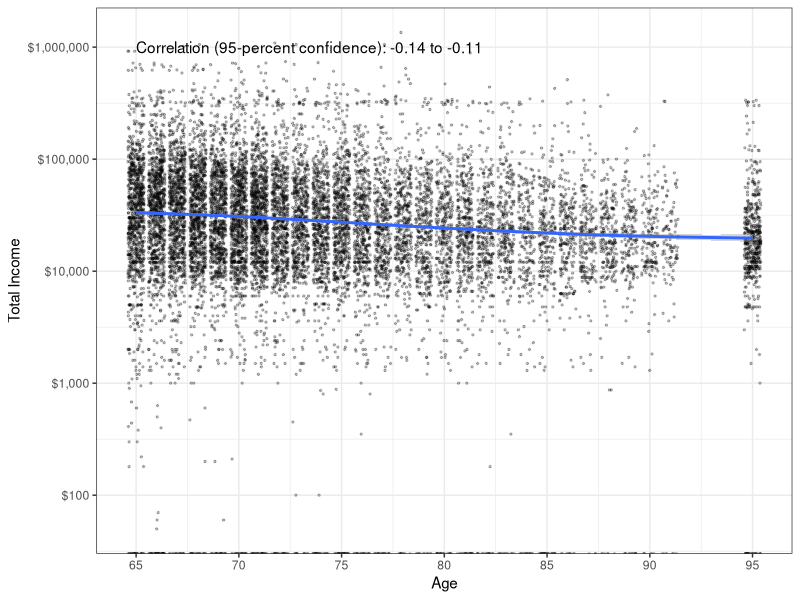
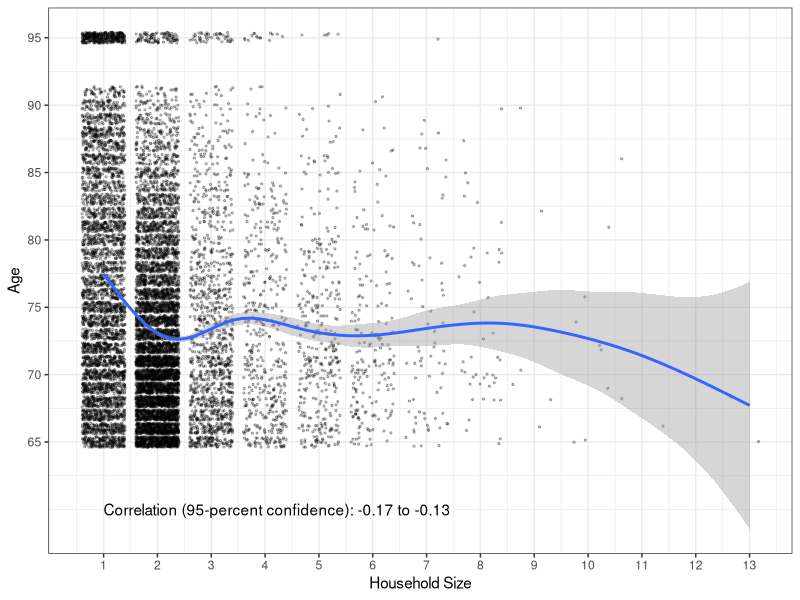
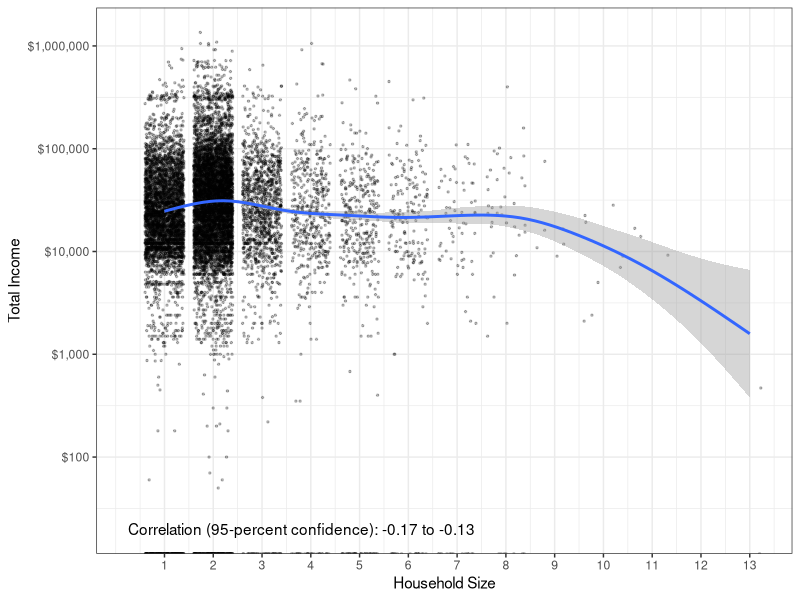
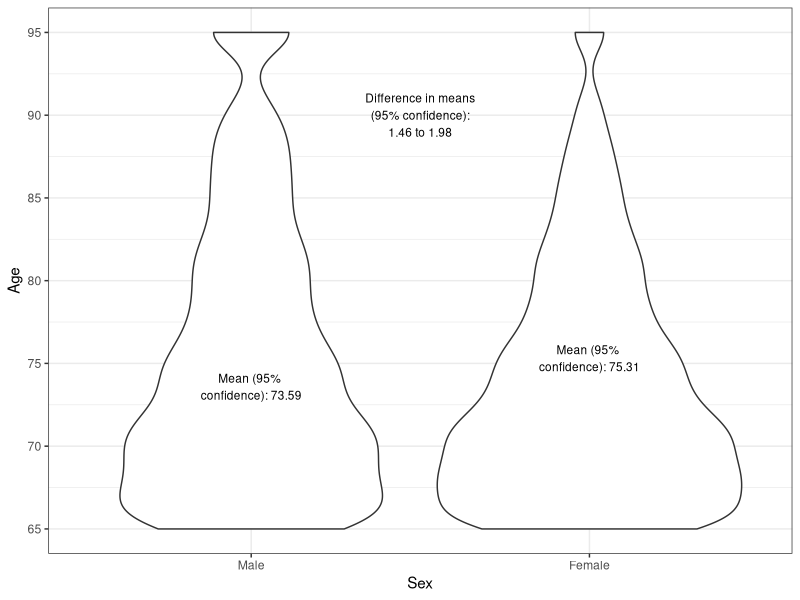
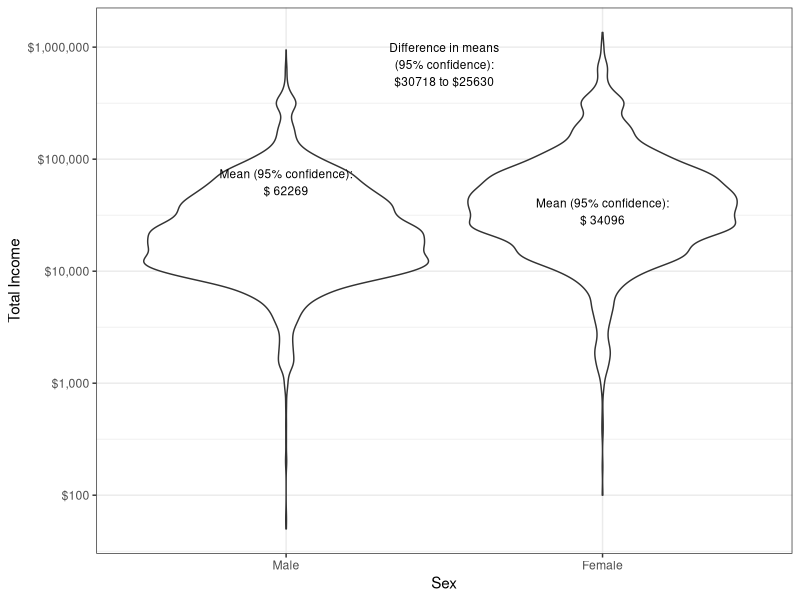
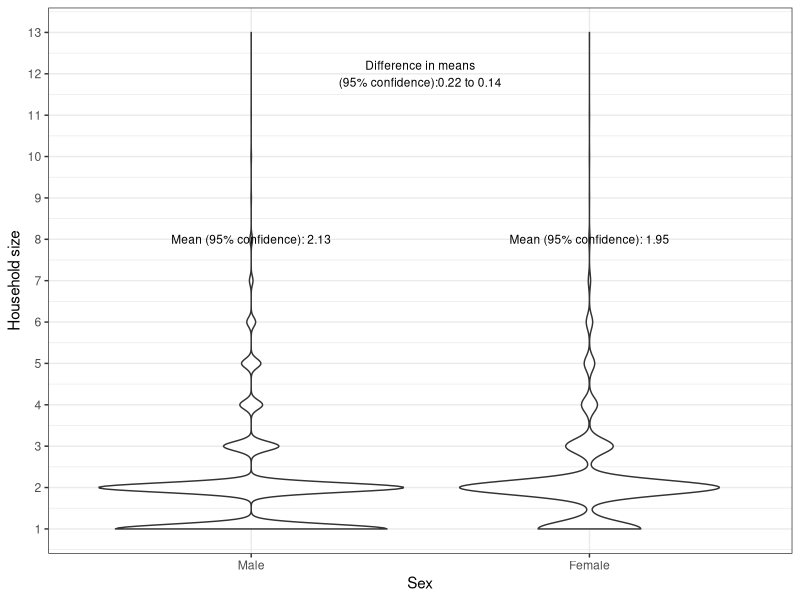
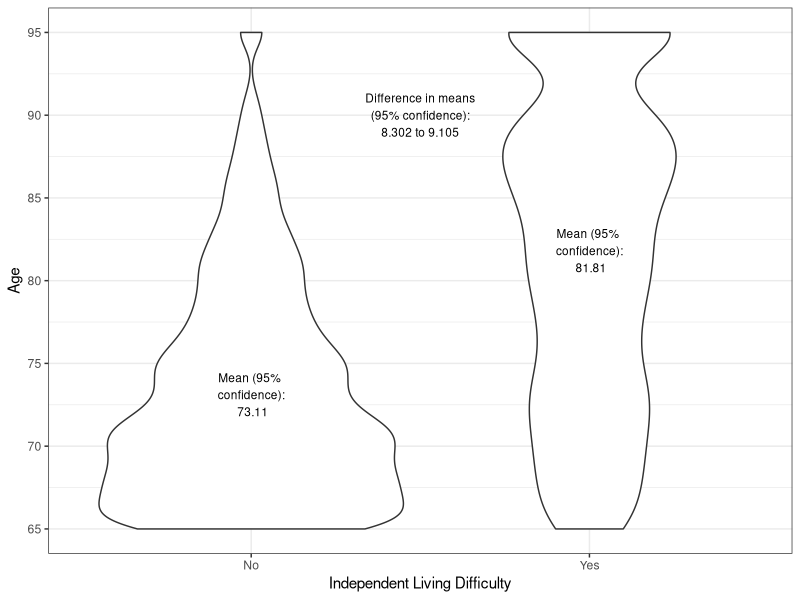
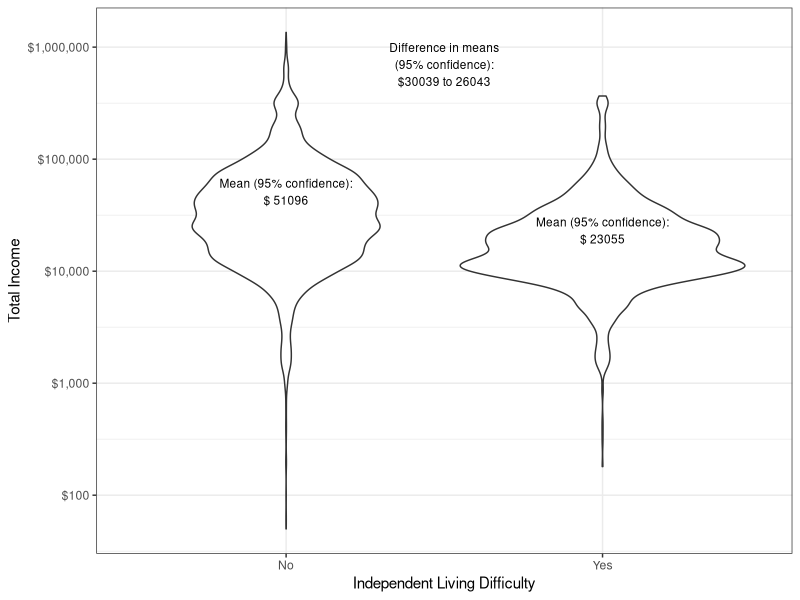

Generate these figures, in order, with R:
## ---- chunk 1
library (tidyverse)
library (ggplot2)

person_data <- read_csv("people.csv")
attach(person_data)

## ---- chunk 2
correlation <- cor.test(person_data$AGEP, person_data$PINCP)

correlation
## ---- chunk 3
ggplot(person_data, aes(x = AGEP, y = PINCP)) +
  geom_point(size = 0.5, alpha = 0.25, position = "jitter") +
  geom_smooth() +
  theme_bw() +
  scale_x_continuous(name = "Age",
                     breaks = breaks <- seq(65, 95, by = 5))+
  scale_y_continuous(name = "Total Income", 
                     trans = "log",
                     breaks = c (10, 100, 1000, 10000, 100000, 1000000),
                     labels = c ("$10", "$100", "$1,000", "$10,000", "$100,000", "$1,000,000")) +
  annotate(geom = "text", x = 65, y = 1000000, 
           label = paste("Correlation (95-percent confidence):",
                         prettyNum(correlation$conf.int[1], digits = 2), 
                         "to",
                         prettyNum(correlation$conf.int[2], digits = 2)),
           hjust = 0)
## ---- chunk 4
correlation <- cor.test(person_data$AGEP, person_data$NP)

correlation
## ---- chunk 5
ggplot(person_data, aes(x = NP, y = AGEP)) +
  geom_point(size = 0.5, alpha = 0.25, position = "jitter") +
  geom_smooth() +
  theme_bw() +
  scale_x_continuous(name = "Household Size",
                     breaks = breaks <- seq(1, 13, by = 1))+
  scale_y_continuous(name = "Age",
                     breaks = breaks <- seq(65, 95, by = 5)) +
  annotate(geom = "text", x = 1, y = 60, 
           label = paste("Correlation (95-percent confidence):",
                         prettyNum(correlation$conf.int[1], digits = 2), 
                         "to",
                         prettyNum(correlation$conf.int[2], digits = 2)),
           hjust = 0)
## ---- chunk 6
correlation <- cor.test(person_data$AGEP, person_data$NP)

correlation
## ---- chunk 7
ggplot(person_data, aes(x = NP, y = PINCP)) +
  geom_point(size = 0.5, alpha = 0.25, position = "jitter") +
  geom_smooth() +
  theme_bw() +
  scale_x_continuous(name = "Household Size",
                     breaks = breaks <- seq(1, 13, by = 1))+
  scale_y_continuous(name = "Total Income", 
                     trans = "log",
                     breaks = c (10, 100, 1000, 10000, 100000, 1000000),
                     labels = c ("$10", "$100", "$1,000", "$10,000", "$100,000", "$1,000,000")) +
  annotate(geom = "text", x = .25, y = 20, 
           label = paste("Correlation (95-percent confidence):",
                         prettyNum(correlation$conf.int[1], digits = 2), 
                         "to",
                         prettyNum(correlation$conf.int[2], digits = 2)),
           hjust = 0)
## ---- chunk 8
difference = t.test(AGEP ~ SEX_label == "Female",
                    data = person_data)

difference
## ---- chunk 9
ggplot(person_data, aes(x = SEX_label, y = AGEP)) +
  geom_violin() +
  theme_bw() +
  scale_x_discrete(name = "Sex",
                   labels = c("Male", "Female")) +
   scale_y_continuous(name = "Age", 
                     breaks = seq(65, 95, by = 5),
                     labels = paste(prettyNum(seq(65, 95, by = 5),
                                              big.mark = ","))) +
  annotate(geom = "text", x = 1.5, y = 90, size = 3,
           label = paste("Difference in means\n(95% confidence):\n",
                         prettyNum(abs(difference$conf.int[2]), 
                                   digits = 3), " to ",
                         prettyNum(abs(difference$conf.int[1]), 
                                   digits = 3),
                         sep = "")) +
  annotate(geom = "text", x = 1, y = difference$estimate[1], size = 3,
           label = paste("Mean (95% \nconfidence):",
                         prettyNum(difference$estimate[1], digits = 4))) +
  annotate(geom = "text", x = 2, y = difference$estimate[2], size = 3,
           label = paste("Mean (95% \nconfidence):",
                         prettyNum(difference$estimate[2], digits = 4)))
## ---- chunk 10
difference = t.test(PINCP ~ SEX_label == "Female",
                    data = person_data)

difference
## ---- chunk 11
ggplot(person_data, aes(x = SEX_label, y = PINCP)) +
  geom_violin() +
  theme_bw() +
  scale_x_discrete(name = "Sex",
                   labels = c("Male", "Female")) +
   scale_y_continuous(name = "Total Income", 
                     trans = "log",
                     breaks = c (10, 100, 1000, 10000, 100000, 1000000),
                     labels = c ("$10", "$100", "$1,000", "$10,000", "$100,000", "$1,000,000")) +
  annotate(geom = "text", x = 1.5, y = 700000, size = 3,
           label = paste("Difference in means\n(95% confidence):\n$",
                         prettyNum(abs(difference$conf.int[2]), 
                                   digits = 3), " to $",
                         prettyNum(abs(difference$conf.int[1]), 
                                   digits = 3),
                         sep = "")) +
  annotate(geom = "text", x = 1, y = difference$estimate[1], size = 3,
           label = paste("Mean (95% confidence):\n$",
                         prettyNum(difference$estimate[1], digits = 3))) +
  annotate(geom = "text", x = 2, y = difference$estimate[2], size = 3,
           label = paste("Mean (95% confidence):\n$",
                         prettyNum(difference$estimate[2], digits = 3)))
## ---- chunk 12
difference = t.test(NP ~ SEX_label == "Female",
                    data = person_data)

difference
## ---- chunk 13
ggplot(person_data, aes(x = SEX_label, y = NP)) +
  geom_violin() +
  theme_bw() +
  scale_x_discrete(name = "Sex",
                   labels = c("Male", "Female")) +
   scale_y_continuous(name = "Household size", 
                     breaks = seq(1, 13, by = 1)) +
  annotate(geom = "text", x = 1.5, y = 12, size = 3,
           label = paste("Difference in means\n(95% confidence):",
                         prettyNum(abs(difference$conf.int[2]), 
                                   digits = 2), " to ",
                         prettyNum(abs(difference$conf.int[1]), 
                                   digits = 2),
                         sep = "")) +
  annotate(geom = "text", x = 1, y = 8, size = 3,
           label = paste("Mean (95% confidence):",
                         prettyNum(difference$estimate[1], digits = 3))) +
  annotate(geom = "text", x = 2, y = 8, size = 3,
           label = paste("Mean (95% confidence):",
                         prettyNum(difference$estimate[2], digits = 3)))
## ---- chunk 14
difference = t.test(AGEP ~ DOUT_label == "Yes",
                    data = person_data)

difference
## ---- chunk 15
ggplot(person_data, aes(x = DOUT_label, y = AGEP)) +
  geom_violin() +
  theme_bw() +
  scale_x_discrete(name = "Independent Living Difficulty",
                   labels = c("No", "Yes")) +
   scale_y_continuous(name = "Age", 
                     breaks = seq(65, 95, by = 5),
                     labels = paste(prettyNum(seq(65, 95, by = 5),
                                              big.mark = ","))) +
  annotate(geom = "text", x = 1.5, y = 90, size = 3,
           label = paste("Difference in means\n(95% confidence):\n",
                         prettyNum(abs(difference$conf.int[2]), 
                                   digits = 4), " to ",
                         prettyNum(abs(difference$conf.int[1]), 
                                   digits = 4),
                         sep = "")) +
  annotate(geom = "text", x = 1, y = difference$estimate[1], size = 3,
           label = paste("Mean (95% \nconfidence):\n",
                         prettyNum(difference$estimate[1], digits = 4))) +
  annotate(geom = "text", x = 2, y = difference$estimate[2], size = 3,
           label = paste("Mean (95% \nconfidence):\n",
                         prettyNum(difference$estimate[2], digits = 4)))
## ---- chunk 16
difference = t.test(PINCP ~ DOUT_label == "Yes",
                    data = person_data)

difference
## ---- chunk 17
ggplot(person_data, aes(x = DOUT_label, y = PINCP)) +
  geom_violin() +
  theme_bw() +
  scale_x_discrete(name = "Independent Living Difficulty",
                   labels = c("No", "Yes")) +
   scale_y_continuous(name = "Total Income", 
                     trans = "log",
                     breaks = c (10, 100, 1000, 10000, 100000, 1000000),
                     labels = c ("$10", "$100", "$1,000", "$10,000", "$100,000", "$1,000,000")) +
  annotate(geom = "text", x = 1.5, y = 700000, size = 3,
           label = paste("Difference in means\n(95% confidence):\n$",
                         prettyNum(abs(difference$conf.int[2]), 
                                   digits = 3), " to ",
                         prettyNum(abs(difference$conf.int[1]), 
                                   digits = 3),
                         sep = "")) +
  annotate(geom = "text", x = 1, y = difference$estimate[1], size = 3,
           label = paste("Mean (95% confidence):\n$",
                         prettyNum(difference$estimate[1], digits = 3))) +
  annotate(geom = "text", x = 2, y = difference$estimate[2], size = 3,
           label = paste("Mean (95% confidence):\n$",
                         prettyNum(difference$estimate[2], digits = 3)))
## ---- chunk 18
difference = t.test(NP ~ DOUT_label == "Yes",
                    data = person_data)

difference
## ---- chunk 19
ggplot(person_data, aes(x = DOUT_label, y = NP)) +
  geom_violin() +
  theme_bw() +
  scale_x_discrete(name = "Independent Living Difficulty",
                   labels = c("No", "Yes")) +
   scale_y_continuous(name = "Household size", 
                     breaks = seq(1, 13, by = 1)) +
  annotate(geom = "text", x = 1.5, y = 12, size = 3,
           label = paste("Difference in means\n(95% confidence):",
                         prettyNum(abs(difference$conf.int[2]), 
                                   digits = 3), " to ",
                         prettyNum(abs(difference$conf.int[1]), 
                                   digits = 2),
                         sep = "")) +
  annotate(geom = "text", x = 1, y = 8, size = 3,
           label = paste("Mean (95% confidence):",
                         prettyNum(difference$estimate[1], digits = 3))) +
  annotate(geom = "text", x = 2, y = 8, size = 3,
           label = paste("Mean (95% confidence):",
                         prettyNum(difference$estimate[2], digits = 3)))
## ---- chunk 20
anova <- aov(AGEP ~ TEN_label, data = person_data)

summary(anova)

## ---- chunk 21
differences <- TukeyHSD(anova)

as_tibble(cbind(pair = row.names(differences$TEN_label),
                differences$TEN_label))
## ---- chunk 22
ggplot(person_data, aes(x = TEN_label, y = AGEP)) +
  geom_boxplot() +
  theme_bw() +
  theme(axis.text.x = element_text(angle = 90)) +
  scale_x_discrete(name = "Housing Tenure",
                   labels = c ("N/A\n(GQ/vacant)", "Occupied\n w/o rent", "Owned", "Owned w/\nmortgage", "Rented")) +
  scale_y_continuous(name = "Age", 
                     breaks = seq(65, 95, by = 5)) 
## ---- chunk 23
anova <- aov(PINCP ~ TEN_label, data = person_data)

summary(anova)

## ---- chunk 24
differences <- TukeyHSD(anova)

as_tibble(cbind(pair = row.names(differences$TEN_label),
                differences$TEN_label))
## ---- chunk 25
ggplot(person_data, aes(x = TEN_label, y = PINCP)) +
  geom_boxplot() +
  theme_bw() +
  theme(axis.text.x = element_text(angle = 90)) +
  scale_x_discrete(name = "Housing Tenure",
                   labels = c ("N/A\n(GQ/vacant)", "Occupied\n w/o rent", "Owned", "Owned w/\nmortgage", "Rented")) +
  scale_y_continuous(name = "Total Income", 
                     trans = "log",
                     breaks = c (10, 100, 1000, 10000, 100000, 1000000),
                     labels = c ("$10", "$100", "$1,000", "$10,000", "$100,000", "$1,000,000")) 
## ---- chunk 26
anova <- aov(NP ~ TEN_label, data = person_data)

summary(anova)

## ---- chunk 27
differences <- TukeyHSD(anova)

as_tibble(cbind(pair = row.names(differences$TEN_label),
                differences$TEN_label))
## ---- chunk 28
ggplot(person_data, aes(x = TEN_label, y = NP)) +
  geom_boxplot() +
  theme_bw() +
  theme(axis.text.x = element_text(angle = 90)) +
  scale_x_discrete(name = "Housing Tenure",
                   labels = c ("N/A\n(GQ/vacant)", "Occupied\n w/o rent", "Owned", "Owned w/\nmortgage", "Rented")) +
  scale_y_continuous(name = "Household Size",
                     breaks = breaks <- seq(1, 13, by = 1)) 
## ---- chunk 29
chi_sq <- chisq.test(person_data$SEX_label, person_data$DOUT_label == 
                       "Yes") 

chi_sq
## ---- chunk 30
chi_sq$observed
chi_sq$expected
## ---- chunk 31
chi_sq <- chisq.test(person_data$TEN_label, person_data$SEX_label == "Female") 

chi_sq
## ---- chunk 32
chi_sq$observed
chi_sq$expected
## ---- chunk 33
chi_sq <- chisq.test(person_data$TEN_label, person_data$DOUT_label == 
                       "Yes") 

chi_sq
## ---- chunk 34
chi_sq$observed
chi_sq$expected
